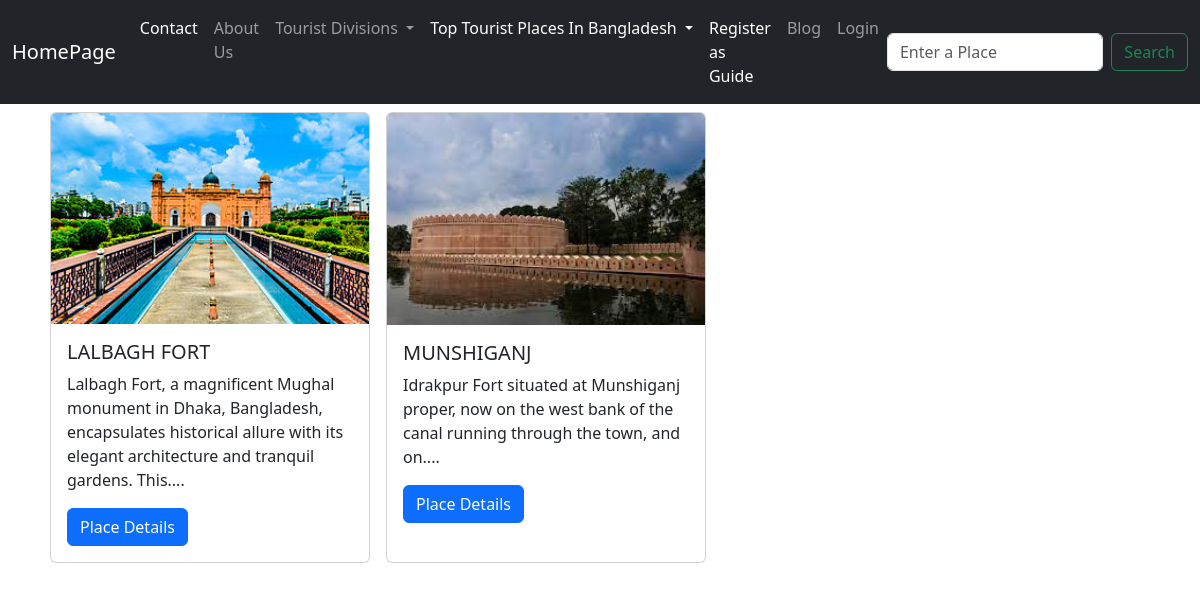
Page /homepage/division/1/ on the committed database.
### homepage/models.py (models this page shows, shortened)
class Place(models.Model):
    division = models.ForeignKey(Division, on_delete=models.CASCADE, null=True)
    name = models.CharField(max_length=100)
    description = models.TextField()
    cover = models.ImageField(null=True, upload_to="placeimage/")
    add_to_nav = models.BooleanField(default=False)

### homepage/views.py (the view)
# urls.py: path('division/<int:id>/', views.divison_details, name='division_details'),
def divison_details(request, id):
    division = Division.objects.get(id=id)
    places = Place.objects.filter(division=division)
    return render(request, 'division_details.html', {'places': places})

### homepage/context_processor.py (called while the page is built)
def all_places(request):
    places = Place.objects.filter(add_to_nav = True)
    return {'all_places': places}

def all_divisions(request):
    divisions = Division.objects.all()
    return {"all_divisions":divisions}

### homepage/templatetags/filters.py (called while the page is built)
@register.filter(name="words")
def truncate_words(value, num_words=20):
    words = value.split()
    truncated_words = ' '.join(words[:num_words])
    return truncated_words

### templates/division_details.html
{%extends 'base.html' %}
{% load filters %}
{% block body%}
<div class="container d-flex">
    {%for place in places%}
    <div class="card m-2" style="width: 20rem;">
        <img class="card-img-top" src="{{place.cover.url}}" alt="Card image cap">
        <div class="card-body">
            <h5 class="card-title">{{place.name}}</h5>
            <p class="card-text">{{place.description|words}}....</p>
            <a href="{%url 'place_details' place.id %}" class="btn btn-primary">Place Details</a>
        </div>
    </div>
    {%endfor%}
</div>
{% endblock body%}

### static/css/style.css (style rules this page uses)
:root { --primary-color: #059669; --secondary-color: #6B7280; --accent-color: #3B82F6; --gray-800: #111827; --gray-900:#1F2937; --blue-800:#1E429F; }

### rows in the picture
Place: cover (picture), name "LALBAGH FORT", description "Lalbagh Fort, a magnificent Mughal monument in Dhaka, Bangladesh, encapsulates historical allure with its elegant architecture and tranquil gardens. This"
Place: cover (picture), name "MUNSHIGANJ", description "Idrakpur Fort situated at Munshiganj proper, now on the west bank of the canal running through the town, and on"
